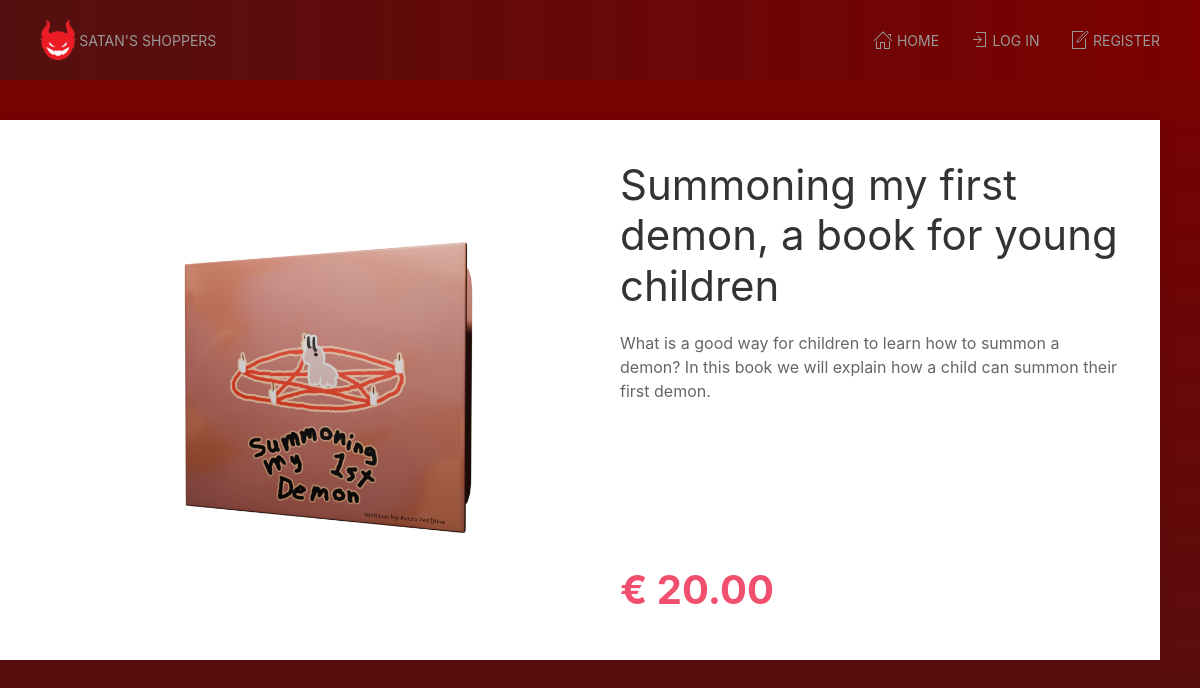
Page /dev/product.php?id=3 on the committed database.
### tables this page shows
CREATE TABLE `products` (
  `id` int(11) NOT NULL,
  `price` decimal(6,2) NOT NULL,
  `name` varchar(255) NOT NULL,
  `description` varchar(255) NOT NULL,
  `image` varchar(255) NOT NULL,
  `category_id` int(255) NOT NULL
);

### dev/product.php (the view, shortened to what this page needs)
<?php
include_once("templates/head.inc.php");
$product = null;
if(isset($_GET['id'])){
	$sql = "SELECT name, price, description, image FROM products WHERE id = ?";
	$statement = $conn->prepare($sql);
	$statement->execute([$_GET['id']]);
	$product = $statement->fetch();
}
?>
      <main class="uk-container uk-padding">
         <div class="uk-grid">
            <section class="uk-width-1">
               <div class="uk-grid uk-card uk-card-default">
                  <section class="uk-width-1-2 uk-card-media-left">
<?php if(!empty($product) && isset($product)): ?>
                     <img src="<?= 'img/' . $product['image']; ?>" class="" alt="" title="" />
                  </section>
                  <section class="uk-width-1-2 uk-card-body uk-flex uk-flex-column uk-flex-between">
                     <div class="">
                        <h1><?= $product['name']; ?></h1>
                        <p class="">
<?= $product["description"]; ?>
                        </p>
                     </div>
                     <div class="uk-flex uk-flex-between uk-flex-middle">
                        <div class="price-block">
                           <p class="product-view__price uk-text-bold uk-text-danger uk-text-left uk-text-bolder">&euro; <?= $product["price"]; ?></p>
                        </div>
                     </div>
<?php
else:
	echo "<h1><br>Product not found</h1><br><br><br><br><br><br><br><br><br><br><br><br><br><br><br><br><br><br>";
endif;
?>
                  </section>
               </div>
            </section>
         </div>
      </main>
<?php
include_once("templates/foot.inc.php");

### dev/css/style.css (style rules this page uses)
.product-view__price { font-size: 2.5rem; margin: 0; }

### rows in the picture
products: image (picture), name "Summoning my first demon, a book for young children", description "What is a good way for children to learn how to summon a demon? In this book we will explain how a child can summon their first demon.", price "20.00"
